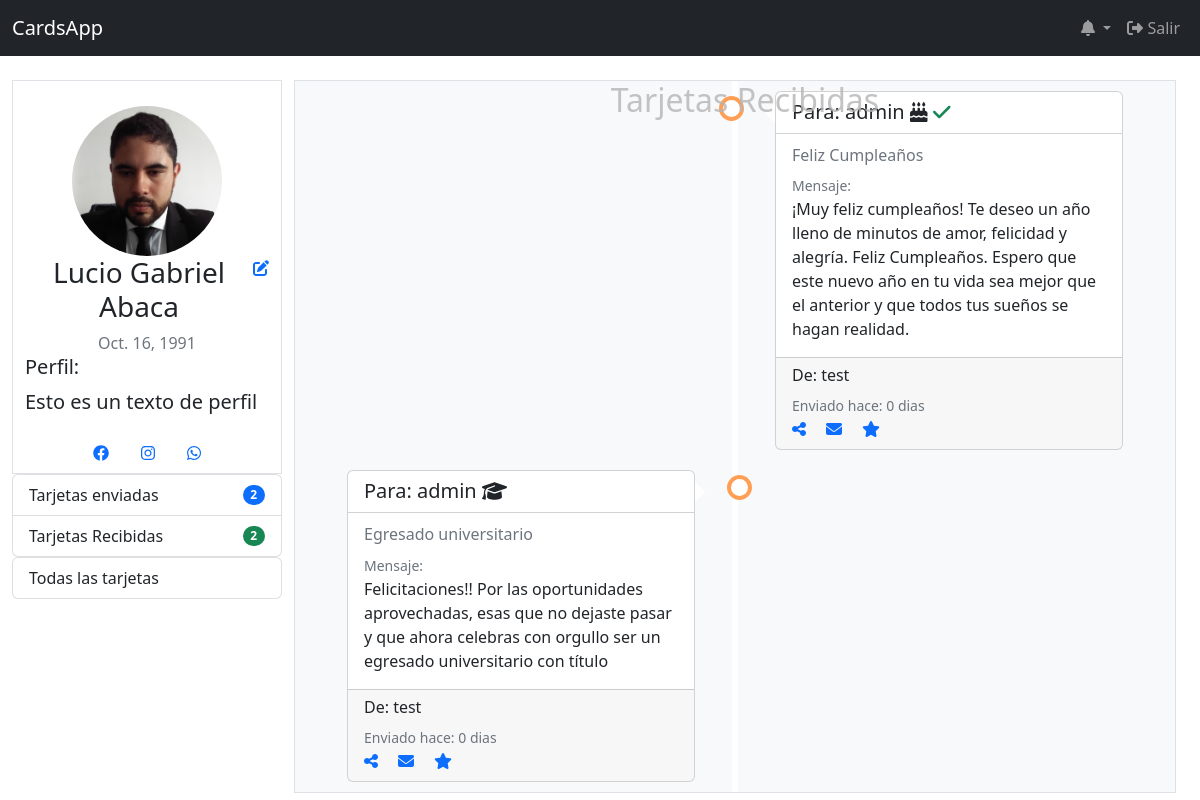
/dashboard?action=recibidas (signed in), run on the app's committed database.
### main_App/models.py (models this page shows)
class Usuarios(models.Model):
    id_usuario = models.ForeignKey(settings.AUTH_USER_MODEL, on_delete=models.CASCADE)
    cumpleaños = models.DateField()
    avatar = models.ImageField(upload_to='Avatares/', null = True, blank = True)
    perfil = models.TextField()
    links = models.IntegerField(null = True)
    estado = models.IntegerField()

class Perfil_Links(models.Model):
    id_usr = models.IntegerField()
    link = models.CharField(max_length=40)
    icon = models.CharField(max_length=22)

class Cards(models.Model):
    titulo = models.CharField(max_length=120)
    icon = models.CharField(max_length=20)
    texto = models.TextField()
    imagen = models.ImageField(upload_to='Cards/', null = True, blank = True)
    categoria = models.IntegerField(null = True)
    estado = models.IntegerField()
    creacion = models.DateTimeField(auto_now=True)

### main_App/views.py (the view, shortened to what this page needs)
# urls.py: path('dashboard', views.dashboard, name='dashboard')
@login_required(login_url='ingresar')
def dashboard(request):
    datosUsuario = Usuarios.objects.get(id_usuario=request.user.id)
    perfilcards = ({
        'enviadas' : len(Relacion_Cards.objects.filter(id_usr__iexact = request.user.id)),
        'recibidas': len(Relacion_Cards.objects.filter(id_usr_to__iexact = request.user.id)),
        })
    links = Perfil_Links.objects.filter(id_usr = request.user.id)
    cards = []
    i=0
    if(request.GET):
        if request.GET['action'] == 'recibidas':
            for x in Relacion_Cards.objects.filter(id_usr_to__iexact = request.user.id):
                cards.append({i:{}})
                dates = timezone.now() - x.id_card.creacion
                cards[i].update({
                    'id': x.id_card.id,
                    'titulo':x.id_card.titulo,
                    'icon':x.id_card.icon,
                    'text':x.id_card.texto,
                    'imagen':x.id_card.imagen,
                    'estado':x.id_card.estado,
                    'left': (True if x.id % 2 == 1 else False),
                    'categoria':[],
                    'id_prop': User.objects.get(id=x.id_usr),
                    'id_to': User.objects.get(id=x.id_usr_to),
                    'creacion': f'{dates.days} dias'
                })
                for y in Categorias_Cards.objects.filter(id_card=x.id_card.id):
                    cards[i]['categoria'].append(y.descripcion)
                i += 1
            return render(request, 'main/cards.html',{'datos':datosUsuario, 'perfilCards':perfilcards, 'links': links, 'cards':cards, 'cardsTitulo':'Tarjetas Recibidas'})

### main_App/template/main/cards.html (shortened to what this page needs)
{% extends 'main/dashboard.html' %}
{% load static %}
{% block Dashboard %}
<div class="timeline">
    <div class="titulo-cards text-center"><h2 class="">{{ cardsTitulo }}</h2></div>
    {% for x in cards %}
      <div class="tm-container {% if x.left == True %} left {% else %} right {% endif %}">
        <div class="card" aria-hidden="true">
          <div class="card-header bg-transparent">
              <div clas="d-flex">
              <h5 class="card-title placeholder-glow d-inline">Para:
                  {% if x.estado == 2 %}
                  <span class="placeholder col-2"></span>
                  {% else %}
                  {{ x.id_to }}
                  {% endif %}
                  <span>
                      <a data-bs-toggle="tooltip" title="Categoria: {{ x.categoria }}"><i class="fa fa-solid {{ x.icon }}"></i></a>
                      {% if x.estado == 1 %}
                      <a data-bs-toggle="tooltip" title="Visto" class="text-success"><i class="fa fa-check"></i></a>
                      {% endif %}
                  </span>
              </h5>
              </div>
          </div>
          <div class="card-body placeholder-glow">
            <h6 class="card-subtitle mb-2 text-muted ">{{x.titulo}}</h6>
            <small class="text-muted">Mensaje:</small>
            <p class="card-text">
              {{x.text}}
          </p>
          </div>
          <div class="card-footer">
              <h6 class="card-">De: {{ x.id_prop }} </h6>
              <small class="text-muted">Enviado hace:  {{ x.creacion }}</small>
          <div>
            <a href="#" class="card-link"><i class="fa fa-share-nodes"></i></a>
            <a href="#" class="card-link"><i class="fa fa-envelope"></i></a>
            <a href="#" class="card-link"><i class="fa fa-star"></i></a>
          </div>
          </div>
      </div>
      </div>
      {% endfor %}
    </div>
    {% endblock %}

### main_App/template/main/dashboard.html
{% extends './base.html' %}
{% load static %}
{% block Main %}
<div class="row container-fluid ">
    <div class="col-lg-3 perfil">
        <div class="d-grid container border">
            <img class=" img-fluid mx-auto d-block rounded-circle" src="{{ datos.avatar.url }}">
            <div class="d-flex justify-content-center  text-center">
                <h3 class="text-center">{{user.get_full_name}} </h3>
                <a href="#" data-bs-toggle="tooltip" title="Editar Perfil"> <i class="fa fa-edit"></i></a>
            </div>
            <span class="text-muted text-center">{{ datos.cumpleaños }} </span>
            <h5 class="text-start">Perfil: </h5>
            <p class="blockquote text-wrap">
                {{datos.perfil}}
            </p>
            <ul class="nav justify-content-center">
                {% for x in links %}
                <li class="nav-item">
                    <a class="nav-link" aria-current="page" href="{{ x.link }}"><i class="fa fa-brands {{ x.icon }}"></i></a>
                  </li>
                {% endfor %}
            </ul>
        </div>
        <ul class="list-group">
            <a class="list-group-item list-group-item-action" href="?action=enviadas">
            <li class="d-flex justify-content-between align-items-center">
                Tarjetas enviadas
                <span class="badge bg-primary rounded-pill">{{ perfilCards.enviadas }}</span>
            </li>
            </a>
            <a class="list-group-item list-group-item-action" href="?action=recibidas">
                <li class="d-flex justify-content-between align-items-center">
                    Tarjetas Recibidas
                    <span class="badge bg-success rounded-pill">{{ perfilCards.recibidas }} </span>
                </li>
            </a>
        </ul>
        <ul class="list-group">
            <a class="list-group-item list-group-item-action" href="?action=">
                <li class="d-flex justify-content-between align-items-center">
                    Todas las tarjetas
                </li>
            </a>
        </ul>
    </div>
    <div class="col-lg-9 bg-light border dashboard">
    {% block Dashboard %}
    {% endblock %}
    </div>
</div>
{% endblock %}

### main_App/static/assets/css/style.css (style rules this page uses)
.perfil { margin-top: 25px; }
.perfil img { margin-top:25px; max-height: 150px; }
.dashboard { max-height: 90vh; overflow:auto; }
.titulo-cards { position: fixed; z-index: 2; min-width: 73vw; color: rgb(180, 180, 180, 0.8); transition: all 0.6s; }
.timeline { position: relative; margin: 0 auto; }
.timeline::after { content: ''; position: absolute; width: 6px; background-color: white; top: 0; bottom: 0; left: 50%; margin-left: -3px; }
.timeline .tm-container { padding: 10px 40px; position: relative; background-color: inherit; width: 50%; }
.timeline .tm-container::after { content: ''; position: absolute; width: 25px; height: 25px; right: -17px; background-color: white; border: 4px solid #FF9F55; top: 15px; border-radius: 50%; z-index: 1; }
.timeline .left { left: 0; }
.timeline .right { left: 50%; }
.timeline .left::before { content: " "; height: 0; position: absolute; top: 22px; width: 0; z-index: 1; right: 30px; border: medium solid white; border-width: 10px 0 10px 10px; border-color: transparent transparent transparent white; }
.timeline .right::before { content: " "; height: 0; position: absolute; top: 22px; width: 0; z-index: 1; left: 30px; border: medium solid white; border-width: 10px 10px 10px 0; border-color: transparent white transparent transparent; }
.timeline .right::after { left: -16px; }

### data on the page
Usuarios: avatar (picture), cumpleaños "Oct. 16, 1991", perfil "Esto es un texto de perfil"

### other printed values
{{ user.get_full_name }} "Lucio Gabriel Abaca"
{{ perfilCards.enviadas }} "2"
{{ perfilCards.recibidas }} "2"
{{ cardsTitulo }} "Tarjetas Recibidas"
{{ x.id_to }} "admin"
{{ x.titulo }} "Feliz Cumpleaños"
{{ x.id_prop }} "test"
{{ x.creacion }} "0 dias"
{{ x.titulo }} "Egresado universitario"
{{ x.text }} "Felicitaciones!! Por las oportunidades aprovechadas, esas que no dejaste pasar y que ahora celebras con orgullo ser un egresado universitario con título"
